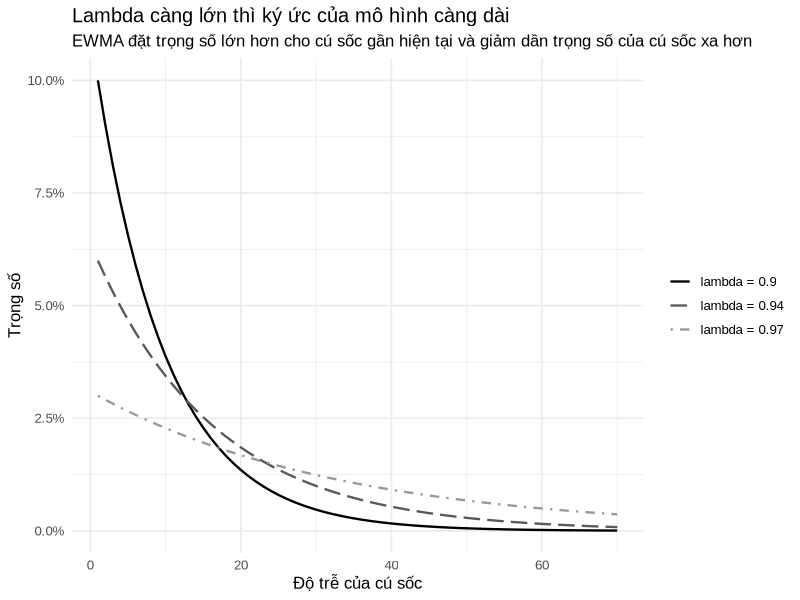

Recreate this plot in R.
## ---- chunk 1
#| label: fig-ch02-ewma-weights
#| fig-cap: "Trọng số EWMA giảm dần theo độ trễ của cú sốc"
#| fig-width: 8
#| fig-height: 4.8
#| echo: false
#| warning: false
#| message: false

library(ggplot2)
library(scales)
library(tibble)

base_family <- "Arial"

lambda_values <- c(0.90, 0.94, 0.97)
lag_max <- 70

weight_df <- expand.grid(
  lag = 1:lag_max,
  lambda = lambda_values
) |>
  tibble::as_tibble() |>
  dplyr::mutate(
    weight = (1 - lambda) * lambda^(lag - 1),
    lambda_label = paste0("lambda = ", lambda)
  )

ggplot(weight_df, aes(x = lag, y = weight, color = lambda_label, linetype = lambda_label)) +
  geom_line(linewidth = 0.8) +
  scale_y_continuous(labels = scales::percent_format(accuracy = 0.1)) +
  scale_color_manual(values = c(
    "lambda = 0.9" = "black",
    "lambda = 0.94" = "grey35",
    "lambda = 0.97" = "grey60"
  )) +
  scale_linetype_manual(values = c(
    "lambda = 0.9" = "solid",
    "lambda = 0.94" = "longdash",
    "lambda = 0.97" = "dotdash"
  )) +
  labs(
    title = "Lambda càng lớn thì ký ức của mô hình càng dài",
    subtitle = "EWMA đặt trọng số lớn hơn cho cú sốc gần hiện tại và giảm dần trọng số của cú sốc xa hơn",
    x = "Độ trễ của cú sốc",
    y = "Trọng số",
    color = NULL,
    linetype = NULL
  ) +
  theme_minimal(base_family = base_family, base_size = 12)
## ---- chunk 2
#| label: tbl-ch02-ewma-half-life
#| tbl-cap: "Chu kỳ bán rã của EWMA với một số giá trị lambda minh họa"
#| echo: false
#| warning: false
#| message: false

library(knitr)

tibble::tibble(
  `Lambda` = c("0.90", "0.94", "0.97"),
  `Half-life xấp xỉ (kỳ)` = c(
    round(log(0.5) / log(0.90), 1),
    round(log(0.5) / log(0.94), 1),
    round(log(0.5) / log(0.97), 1)
  ),
  `Diễn giải ngắn` = c(
    "Phản ứng tương đối nhanh với cú sốc mới",
    "Mức cân bằng thường dùng trong thực hành benchmark",
    "Ghi nhớ quá khứ lâu, đường volatility mượt hơn"
  )
) |>
  knitr::kable(booktabs = TRUE, align = "lll")
## ---- chunk 3
#| label: tbl-ch02-volatility-to-tail-risk
#| tbl-cap: "Từ mô hình volatility đến hàm ý đối với đo lường rủi ro đuôi"
#| echo: false
#| warning: false
#| message: false

library(knitr)

tibble::tibble(
  `Công cụ volatility` = c(
    "Volatility lịch sử toàn mẫu",
    "Rolling volatility",
    "EWMA",
    "GARCH-type volatility"
  ),
  `Mô tả ngắn` = c(
    "Một mức độ lệch chuẩn bình quân cho giai đoạn quan sát",
    "Volatility thay đổi theo cửa sổ trượt gần hiện tại",
    "Volatility cập nhật với trọng số giảm dần theo thời gian",
    "Volatility có điều kiện được mô hình hóa bằng cấu trúc kinh tế lượng"
  ),
  `Giúp gì cho VaR/ES` = c(
    "Tạo benchmark đơn giản cho quy mô rủi ro",
    "Cho thấy rủi ro thay đổi theo trạng thái thị trường",
    "Phản ứng nhanh hơn với cú sốc mới và hỗ trợ cập nhật VaR động",
    "Tạo volatility forecast làm đầu vào cho VaR/ES có điều kiện"
  ),
  `Vẫn còn thiếu gì` = c(
    "Không mô tả đuôi hay bất đối xứng của phân phối",
    "Nhạy với lựa chọn cửa sổ và vẫn dùng equal weighting",
    "Chưa mô tả đầy đủ phân phối tổn thất hay đuôi dày",
    "Vẫn cần giả định về phân phối sai số và cấu trúc đuôi"
  )
) |>
  knitr::kable(booktabs = TRUE, align = "llll")
